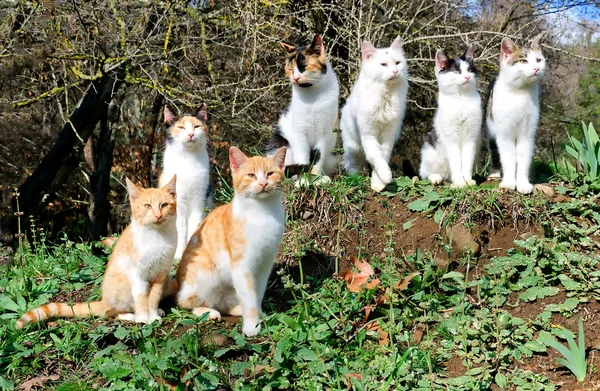
#> input picture Semana 7/imagenes/gatos3.jpg, 600 x 391 px
$ jupyter execute Reconocimiento_rostros_gatos.ipynb
#> lines starting #> are read from the running program, lines starting #| are printed output that depends on the picture; after the words box and inside, x2 and y2 are one past the last pixel; in counts of white or black regions, pixels touching at a corner belong together
[cell 1]
import cv2
import numpy as np
import os
from matplotlib import pyplot as plt

[cell 2]
# Establecer el nuevo directorio de trabajo
new_working_directory ="C:\\Users\\deyvi.caicedo\\Desktop\\Deyvi\\Personal\\MinTic\\TalentoTech\\Componente Técnico\\Semana 7"  # Cambia esto a tu nuevo directorio de trabajo
os.chdir(new_working_directory)

[cell 3]
faceClassif = cv2.CascadeClassifier('haarcascade_frontalcatface.xml')

[cell 4]
# Establecer el nuevo directorio de trabajo
new_working_directory ="C:\\Users\\deyvi.caicedo\\Desktop\\Deyvi\\Personal\\MinTic\\TalentoTech\\Componente Técnico\\Semana 7\\Imagenes"  # Cambia esto a tu nuevo directorio de trabajo
os.chdir(new_working_directory)

[cell 5]
# Cargar la imagen
image = cv2.imread('gatos3.jpg')
#> image is the input picture: shape (391, 600, 3); mean B, G, R 90.8, 118.1, 115.9
gray = cv2.cvtColor(image, cv2.COLOR_BGR2GRAY)
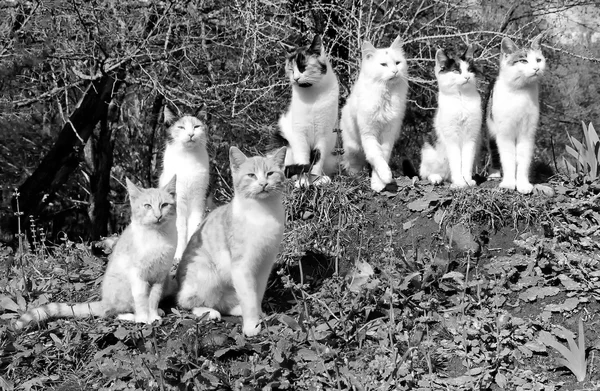
#> gray: shape (391, 600); min 0, max 255, mean 114.4

[cell 6]
#Detección de rostros de gatos:
faces = faceClassif.detectMultiScale (gray,scaleFactor=1.1, minNeighbors=0, minSize=(30, 30), maxSize=(200,200))
#> faces = 18 rows, first 6: [173, 114, 32, 32], [141, 192, 32, 32], [515, 47, 35, 35], [173, 111, 35, 35], [243, 161, 35, 35], [141, 190, 35, 35]
print (faces)
#> (printed output is left out)

[cell 7]
# Dibujar rectángulos alrededor de los rostros detectados
for (x,y,w,h) in faces:
  cv2.rectangle(image,(x,y),(x+w, y+h), (0,255,0),2)
#> this loop made 18 passes
#> (x, y, w, h) on passes 1 to 12: (173, 114, 32, 32), (141, 192, 32, 32), (515, 47, 35, 35), (173, 111, 35, 35), (243, 161, 35, 35), (141, 190, 35, 35), (138, 193, 35, 35), (242, 158, 39, 39), (245, 158, 39, 39), (139, 190, 39, 39), (276, 50, 43, 43), (241, 156, 43, 43)
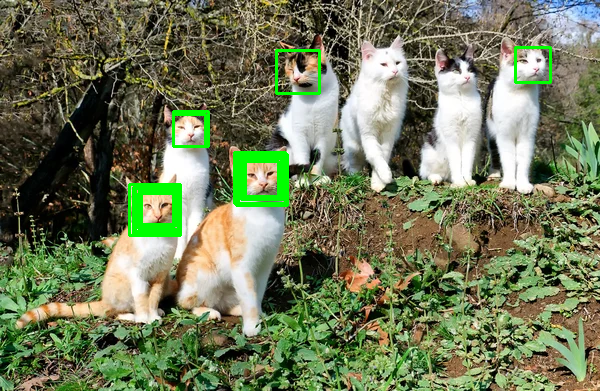
#> image: shape (391, 600, 3); 2.42% of pixels changed, all inside (x1, y1, x2, y2) = (128, 46, 552, 237)

[cell 8]
# Cargar las dos imágenes
image1 = cv2.imread('gatos3.jpg')

# Convertir las imágenes de BGR a RGB para matplotlib
image1_rgb = cv2.cvtColor(image1, cv2.COLOR_BGR2RGB)
image2_rgb = cv2.cvtColor(image, cv2.COLOR_BGR2RGB)

# Crear una figura y ejes utilizando subplots
fig, axes = plt.subplots(1, 2, figsize=(12, 6))

# Mostrar la primera imagen en el primer eje
axes[0].imshow(image1_rgb)
axes[0].axis('off')  # Deshabilitar los ejes

# Mostrar la segunda imagen en el segundo eje
axes[1].imshow(image2_rgb)
axes[1].axis('off')  # Deshabilitar los ejes

# Ajustar el diseño de las subfiguras
plt.tight_layout()

# Mostrar la figura con ambas imágenes
plt.show()
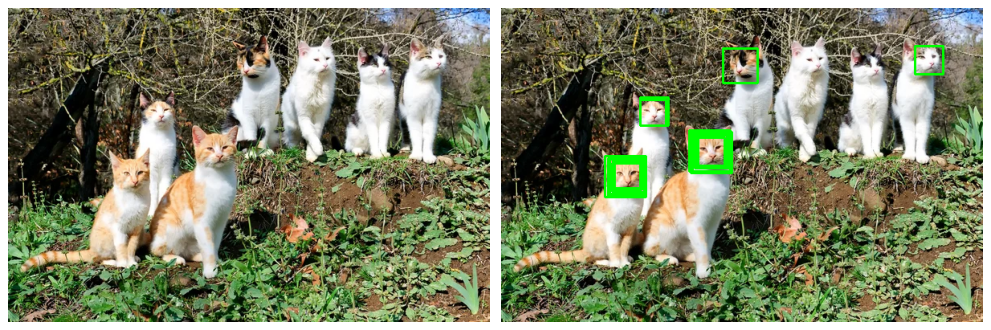
#> figure drawn by matplotlib, 2 panels

[cell 9]
# Métricas básicas
total_faces = len(faces)
#> total_faces = 18
print(f"Número total de caras detectadas: {total_faces}")
#| Número total de caras detectadas: 18

$ run again, with Semana 7/imagenes/gatos1.JPG copied over Semana 7/imagenes/gatos3.jpg
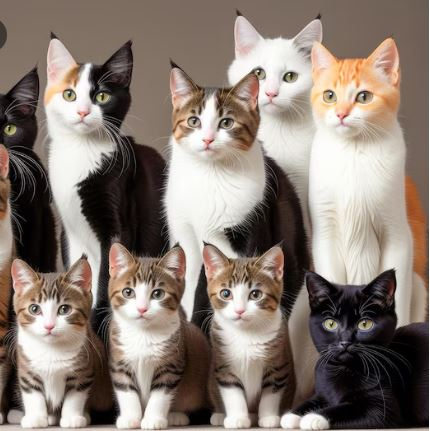
#> input picture Semana 7/imagenes/gatos1.JPG, 430 x 431 px
#> image is the input picture: shape (431, 430, 3); mean B, G, R 115, 124, 137
#> faces = 340 rows, first 6: [60, 74, 43, 43], [60, 78, 43, 43], [35, 283, 43, 43], [121, 273, 47, 47], [125, 273, 47, 47], [214, 273, 47, 47]
#> (printed output is left out)
#> the loop `for (x,y,w,h) in faces:` made 340 passes
#> after the loop `for (x,y,w,h) in faces:`:
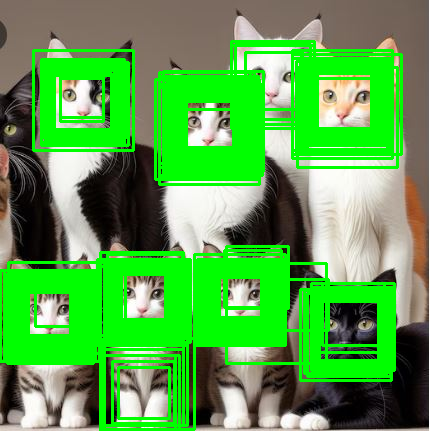
#> image: shape (431, 430, 3); mean B, G, R 73.9, 165.8, 86.5
#> `plt.show()`:
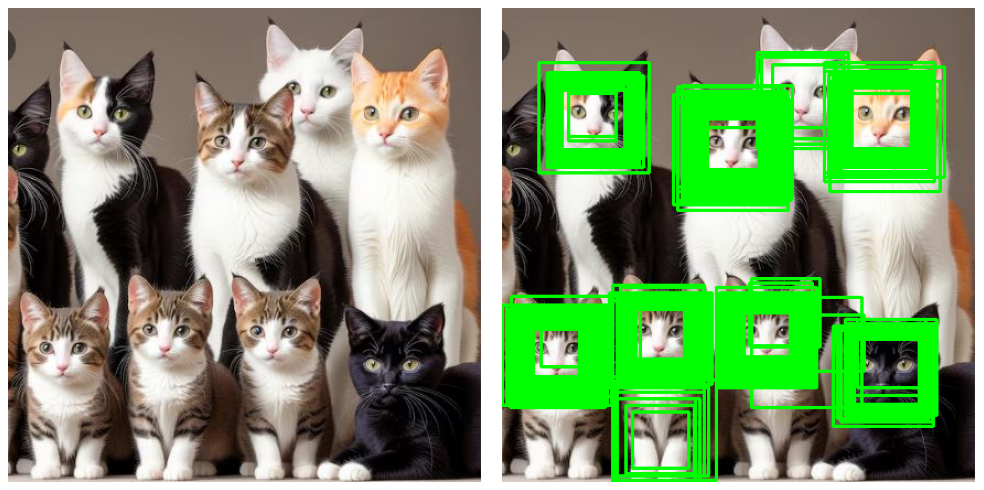
#> figure drawn by matplotlib, 2 panels
#> total_faces = 340
#| Número total de caras detectadas: 340
